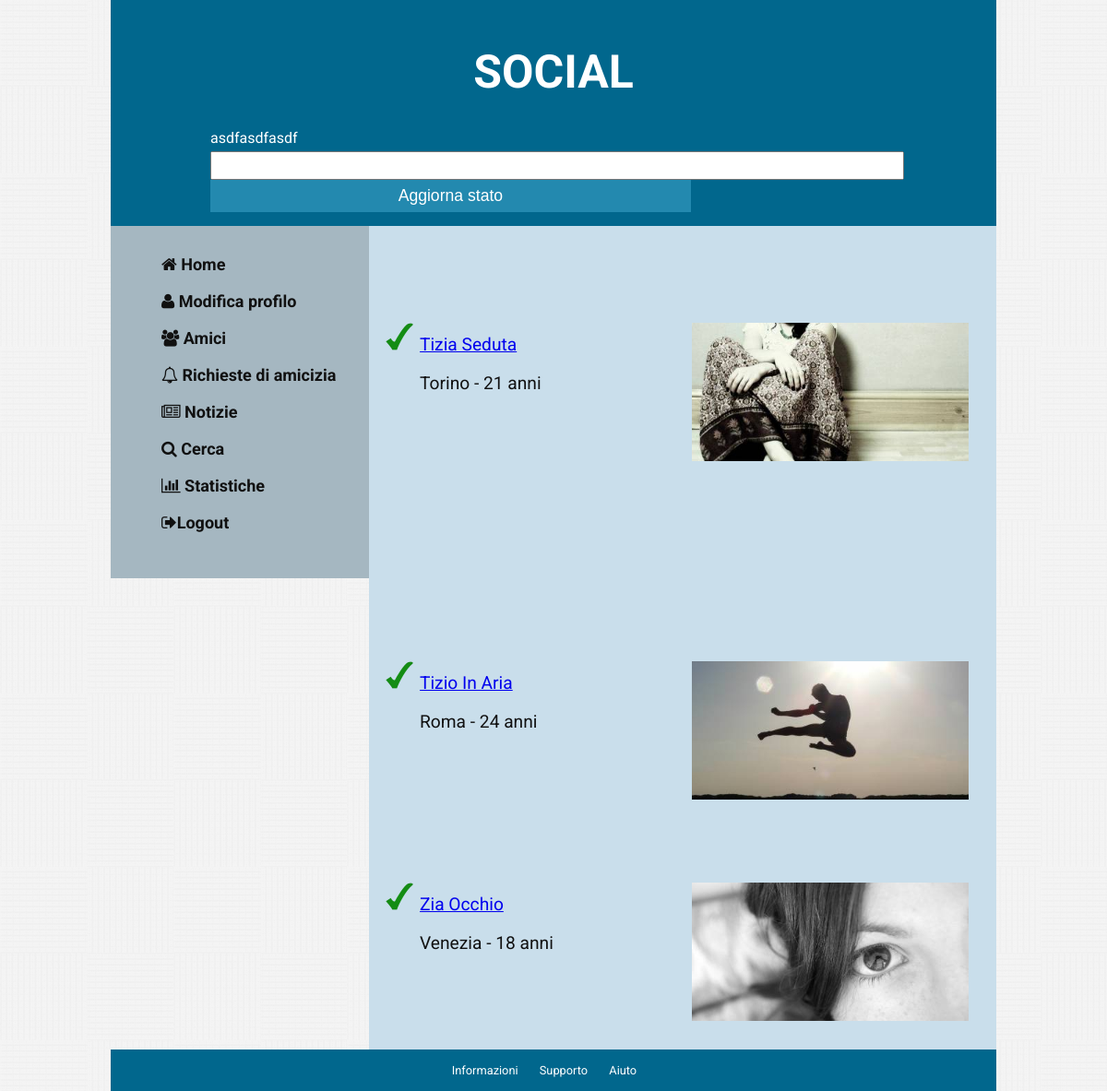
Page /?a=amici (signed in) on the committed database.
### tables this page shows
CREATE TABLE IF NOT EXISTS `notizie` (
`id` int(11) NOT NULL,
  `testo` varchar(140) NOT NULL,
  `data` datetime NOT NULL,
  `id_utente` int(11) NOT NULL,
  `like` int(11) DEFAULT '0',
  `dislike` int(11) DEFAULT '0'
);

CREATE TABLE IF NOT EXISTS `amicizia` (
`id` int(11) NOT NULL,
  `amico1` int(11) NOT NULL,
  `amico2` int(11) NOT NULL,
  `accettata` smallint(1) DEFAULT '0'
);

CREATE TABLE IF NOT EXISTS `utenti` (
`id` int(11) NOT NULL,
  `username` varchar(45) NOT NULL,
  `password` varchar(45) NOT NULL,
  `nome_cognome` varchar(45) NOT NULL,
  `immagine` varchar(150) DEFAULT NULL,
  `testo` mediumtext,
  `eta` int(11) DEFAULT NULL,
  `citta` varchar(50) DEFAULT NULL,
  `cittanatale` varchar(50) DEFAULT NULL,
  `hobbies` varchar(180) DEFAULT NULL,
  `studio` varchar(180) DEFAULT NULL,
  `email` varchar(45) NOT NULL
);

### index.php (called while the page is built, shortened)
<?php
include_once __DIR__.'/include/notizie.php';
include_once __DIR__.'/include/user.php';
$action = $_GET['a'];
$content = '404 Pagina non trovata';
$stato = Notizie::getStato();
switch($action){
  case 'amici':
    if(!isset($_GET['id'])){
      $content = Utente::displayList('amici');
    }
    else {
      $content = Utente::displayUser(intval($_GET['id']));
    }
  break;
}
include __DIR__.'/tema/default.php';

### include/dbConn.php (called while the page is built, shortened)
<?php
class Database{
  private $host = 'localhost';
  private $user = 'root';
  private $password = '';
  private static $singleton = null ;
  public function __construct(){
    $this->conn = mysql_connect($this->host, $this->user, $this->password)
      or die ('connessione non riuscita: ' . mysql_error() );
  }
  public static function getInstance(){
    if(Database::$singleton === null){
      Database::$singleton = new Database();
    }
    return Database::$singleton;
  }
}

### include/notizie.php (called while the page is built, shortened)
<?php
include_once __DIR__.'/dbConn.php';
class Notizie {
  public static function getStato(){
    $db = Database::getInstance();
    $q = mysql_query('SELECT notizie.testo FROM notizie WHERE id_utente='.$_SESSION['id'].' ORDER BY id DESC LIMIT 1;', $db->conn)
     or die(mysql_error());
    if(mysql_num_rows($q) > 0){
      $user_obj = mysql_fetch_object($q);
      $user_obj->testo = stripslashes($user_obj->testo);
      return $user_obj->testo;
    }
    else {
      return null;
    }
  }
}

### include/user.php (the view, shortened to what this page needs)
<?php
  include_once __DIR__.'/dbConn.php';
  class Utente {
    public static function friendsList(){
      $id = $_SESSION['id'];
      $q = mysql_query("SELECT * FROM amicizia
        INNER JOIN utenti ON amicizia.amico1 = $id OR amicizia.amico2 = $id
        WHERE accettata = 1 and utenti.id <> $id GROUP BY utenti.id ;")
      or die(mysql_error());
      $content = array();
      while($row = mysql_fetch_object($q)) {
        $content[] = $row;
      }
      return $content;
    }
    public static function displayList($amico = '0'){
      if ($amico == 'amici')
        $list = Utente::friendsList();
      else
        $list = Utente::ulist();
      $content = '<ul id="amici">';
      foreach($list as $row){
        $content .= "<li>
        <div class='immagine_lista'>
        <img src='./asset/img/$row->immagine' alt='$row->nome_cognome immagine profilo' />
        </div>
        <div class='intestazione_lista'>
        <p><a href='./?a=amici&amp;id=$row->id'>$row->nome_cognome</a></p>
        <p>$row->citta - $row->eta anni</p>
        </div>
        <div class='clear'></div>
        </li>";
      }
      $content .= '</ul>';
      return $content;
    }
  }

### tema/default.php (shortened to what this page needs)
<!doctype html>
<html class="no-js" lang="it">
<head>
  <link rel="stylesheet" type="text/css" href="./asset/stile.css" />
  <link rel="stylesheet" type="text/css" href="./asset/font-awesome/css/font-awesome.min.css" />
</head>
<body>
  <div id="container">
    <div id="header">
      <h1>Social</h1>
      <?php if(isset($_SESSION['id']) && isset($_GET['a'])){ ?>
      <div id="dyn_status">
        <div id="status"><?php echo $stato ?></div>
        <div id="form">
          <input id="newstatus" type="text"/>
          <button id="update_btn">Aggiorna stato</button>
        </div>
      </div>
    <?php } ?>
    </div>
    <div id="navigation">
      <ul>
        <?php if (isset($_GET['a'])) { ?>
        <li><a href="./?a=home"><i class="fa fa-home"></i> Home</a></li>
        <li><a href="./?a=profilo"><i class="fa fa-user"></i> Modifica profilo</a></li>
        <li><a href="./?a=amici"><i class="fa fa-users"></i> Amici</a></li>
        <li><a href="./?a=richiesta_amicizia"><i class="fa fa-bell-o"></i> Richieste di amicizia</a></li>
        <li><a href="./?a=notizie"><i class="fa fa-newspaper-o"></i> Notizie</a></li>
        <li><a href="./?a=search"><i class="fa fa-search"></i> Cerca</a></li>
        <li><a href="./?a=statistiche"><i class="fa fa-bar-chart"></i> Statistiche</a></li>
        <?php if(isset($_SESSION['id'])) { ?>
        <li> <a href="./?a=logout"><i class="fa fa-sign-out"></i>Logout</a></li>
        <?php } ?>
        <?php } else { ?>
          <li><a href="./admin.php?p=list"><i class="fa fa-users"></i>Lista utenti</a></li>
          <li><a href="./admin.php?p=notizie"><i class="fa fa-newspaper-o"></i>Ultime notizie</a></li>
          <li> <a href="./admin.php?p=logout"><i class="fa fa-sign-out"></i>Logout</a></li>
        <?php } ?>
      </ul>
    </div>
    <div id="content">
        <?php echo $content ?>
    </div>
    <div id="footer">
      <a href="#">Informazioni</a> <a href="#">Supporto</a> <a href="#">Aiuto</a>
    </div>
  </div>
</body>
</html>

### asset/stile.css (style rules this page uses)
body { font-family: 'Roboto', 'Gill', 'Helvetica', sans-serif; margin:0; padding:0; background: url("./img/pw_pattern.png"); text-align: justify; color: #111; }
#container { width:80%; min-width: 700px; margin: 0 auto; }
#header { padding: 15px; min-height: 150px; background-color: #01678D; }
#header h1 { text-align: center; color: #fff; font-size: 50px; text-transform: uppercase; }
#dyn_status { width:80%; margin:0 auto; color:#fff; }
#dyn_status #status { padding-bottom:5px; }
#dyn_status input { min-width:100%; height:25px; }
button { position: relative; vertical-align: top; height: 35px; width:70%; padding: 0; font-size: 1.1em; color: white; text-align: center; background: #2389AF; border:0; }
#navigation { padding: 15px; width: 250px; float: left; background-color: #A5B7C1; }
#navigation li { list-style-type: none; height:40px; }
#navigation li a { font-weight: bold; color: #111; text-decoration: none; font-size: 18px; }
#content { margin-left:280px; padding: 15px ; background-color: #C9DEEB; min-height: 600px; }
#footer { background-color: #01678D; padding: 15px 15px 15px 15px; font-size: 0.8em; text-align: center; }
#footer a { text-decoration: none; color:#fff; padding-right: 20px; }
.immagine_lista img { width:300px; padding: 0 15px 0 15px; float:right; }
.intestazione_lista { margin-top: 90px; font-size: 1.2em; }
#amici { list-style-image: url('./img/Green_check.png'); }

### rows in the picture
notizie: testo "asdfasdfasdf"
amicizia: utenti.immagine (picture), utenti.nome_cognome "Tizia Seduta", utenti.citta "Torino", utenti.eta "21", utenti.nome_cognome "Tizio In Aria", utenti.citta "Roma", utenti.eta "24", amico2.immagine (picture), amico2.nome_cognome "Zia Occhio", amico2.citta "Venezia", amico2.eta "18"
